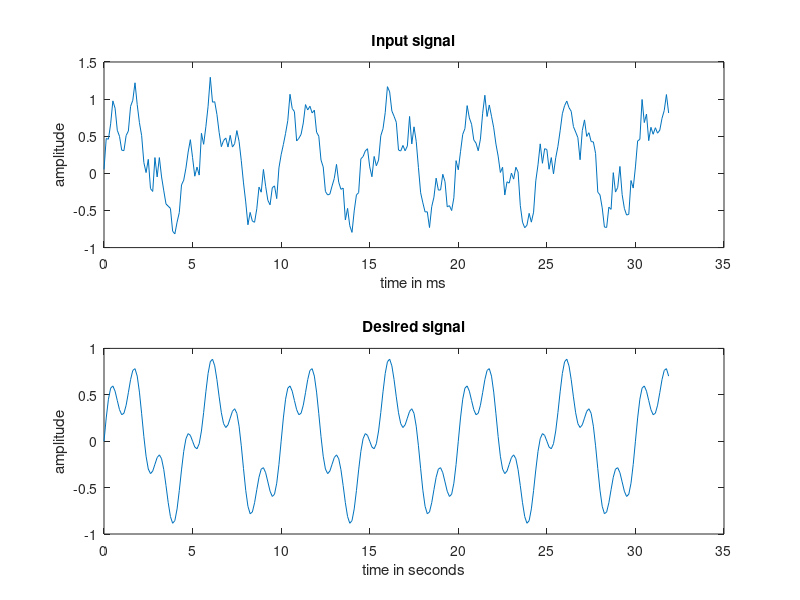
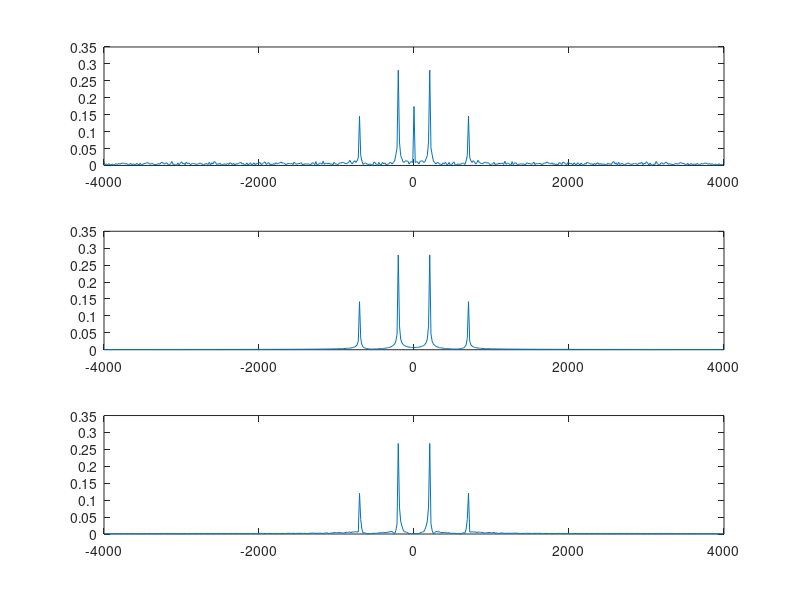

Write the MATLAB code that produced these figures, in order.
clc;
clear all;
close all;


fs=8000;
time =0.5;
n= 0:1/fs:time-1/fs; 
samples= length(n)
LMS_taps= 64;
w=zeros(1,256);
%e=zeros(1,256);
y=zeros(1,samples);
delay_line = zeros(1,256);
f1= 200;
f2= 700;
d= 0.6* sin(2* pi * f1 * n)+ 0.3 *sin(2* pi * f2 * n);
v= rand(size(n));
v= sqrt(v).*rand(size(n));
%x = 0.5*d+ 0.3*sin(2* pi * f2 * n);
x = d+ 0.5*v;

figure(1);
subplot(2,1,1);
plot(1000*n(1:256),x(1:256));
title('Input signal')
xlabel("time in ms")
ylabel("amplitude")
subplot(2,1,2);
plot(1000*n(1:256),d(1:256));
title('Desired signal');
xlabel("time in seconds")
ylabel("amplitude")

alpha=0.01;


%main process loop

for i=1:samples
  
  %update filter delay line every sample
  delay_line(LMS_taps)=x(i);
  %filtering 
  y(i)=dot(delay_line,w);
  
  %calculate error
  e= d(i)-y(i);
  
  %update the taps
  
  w=w+alpha.*e.*delay_line;
  
  %shift delay line 
  delay_line(1:LMS_taps-1)=delay_line(2:LMS_taps);
  
endfor

%verification
N=512;
FFT_len = N;
FFT_samples =(-1*fs/2): fs/(FFT_len):((fs/2)-1);
X= fft(x,FFT_len);
X1=fftshift(X);
X1_mag = (1/FFT_len)*abs(X1);
figure(2);
subplot(3,1,1)
plot(FFT_samples,X1_mag);

X= fft(d,FFT_len);
X1=fftshift(X);
X1_mag = (1/FFT_len)*abs(X1);
subplot(3,1,2)
plot(FFT_samples,X1_mag);

X= fft(y,FFT_len);
X1=fftshift(X);
X1_mag = (1/FFT_len)*abs(X1);
subplot(3,1,3)
plot(FFT_samples,X1_mag);

